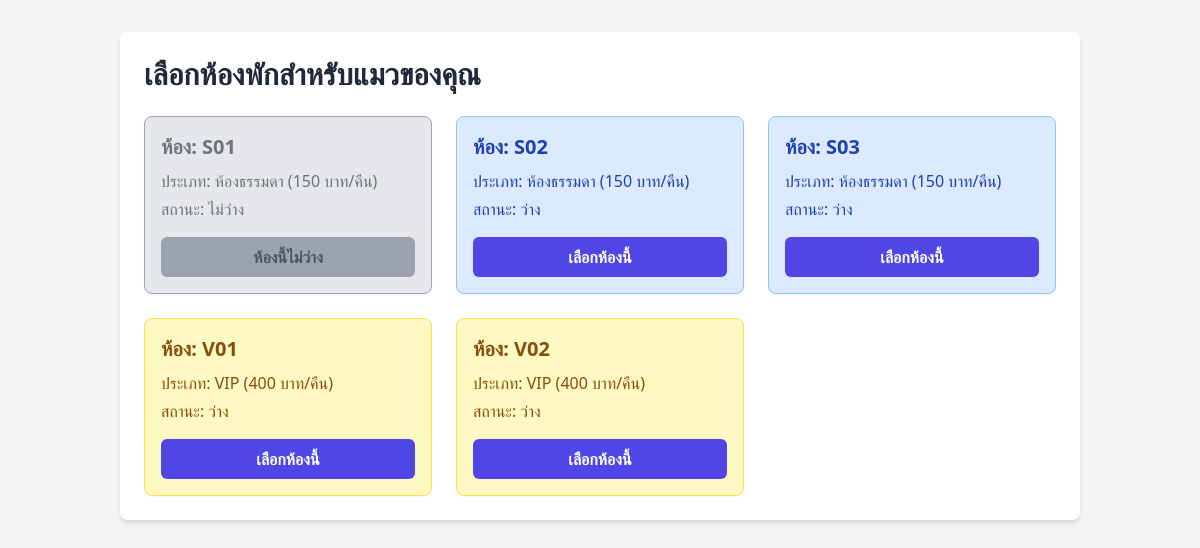
Before: /room_selection.php (signed in) with the older database file.
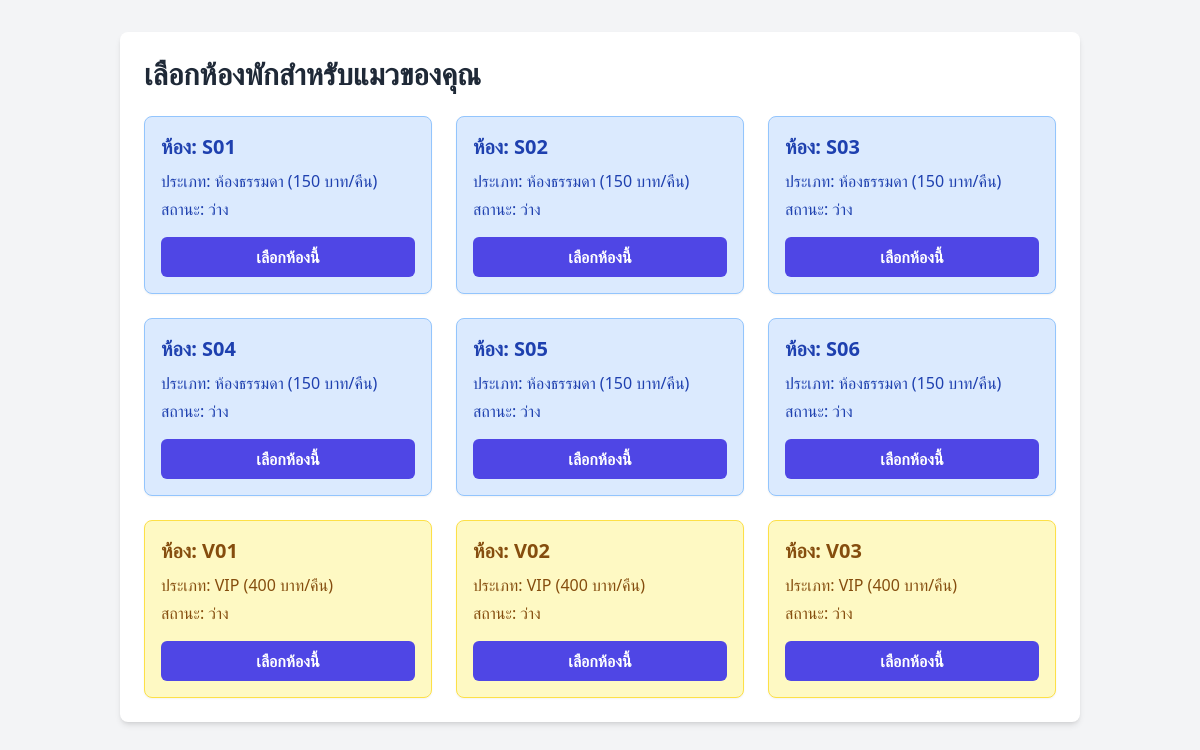
After: the same page with the newer database file.
### tables this page shows
CREATE TABLE `rooms` (
  `id` int(11) NOT NULL,
  `room_number` varchar(50) NOT NULL,
  `room_type` enum('standard','vip') NOT NULL,
  `status` enum('available','occupied','maintenance') NOT NULL DEFAULT 'available'
);

### room_selection.php (the view, shortened to what this page needs)
<?php
include 'db_connect.php';
$stmt = $conn->prepare("SELECT id, room_number, room_type, status FROM rooms ORDER BY room_type, room_number");
$stmt->execute();
$rooms = $stmt->get_result()->fetch_all(MYSQLI_ASSOC);
?>
<!DOCTYPE html>
<html lang="th">
<head>
    <script src="https://cdn.tailwindcss.com"></script>
</head>
<body class="bg-gray-100 font-sans">
    <div class="container mx-auto p-8">
        <div class="bg-white p-6 rounded-lg shadow-md">
            <h2 class="text-3xl font-bold mb-6 text-gray-800">เลือกห้องพักสำหรับแมวของคุณ</h2>
            <div class="grid grid-cols-1 md:grid-cols-2 lg:grid-cols-3 gap-6">
                <?php foreach ($rooms as $room): ?>
                    <div class="p-4 rounded-lg shadow-sm border
                        <?php
                            if ($room['status'] == 'occupied') {
                                echo 'bg-gray-200 border-gray-400 text-gray-500';
                            } elseif ($room['room_type'] == 'vip') {
                                echo 'bg-yellow-100 border-yellow-300 text-yellow-800';
                            } else {
                                echo 'bg-blue-100 border-blue-300 text-blue-800';
                            }
                        ?>
                    ">
                        <h3 class="text-xl font-semibold">ห้อง: <?php echo htmlspecialchars($room['room_number']); ?></h3>
                        <p class="mt-2">
                            ประเภท: <span class="font-medium"><?php echo htmlspecialchars($room['room_type'] == 'standard' ? 'ห้องธรรมดา (150 บาท/คืน)' : 'VIP (400 บาท/คืน)'); ?></span>
                        </p>
                        <p class="mt-1">
                            สถานะ: <span class="font-medium">
                                <?php
                                    if ($room['status'] == 'occupied') {
                                        echo 'ไม่ว่าง';
                                    } else {
                                        echo 'ว่าง';
                                    }
                                ?>
                            </span>
                        </p>
                        <div class="mt-4">
                            <?php if ($room['status'] == 'available'): ?>
                                <a href="user_reservations.php?room_id=<?php echo $room['id']; ?>" class="block w-full text-center bg-indigo-600 hover:bg-indigo-700 text-white font-bold py-2 px-4 rounded-md transition-colors duration-200">
                                    เลือกห้องนี้
                                </a>
                            <?php else: ?>
                                <button class="block w-full text-center bg-gray-400 text-gray-600 font-bold py-2 px-4 rounded-md cursor-not-allowed" disabled>
                                    ห้องนี้ไม่ว่าง
                                </button>
                            <?php endif; ?>
                        </div>
                    </div>
                <?php endforeach; ?>
            </div>
        </div>
    </div>
</body>
</html>

Changed rows visible on the page:
changed rooms (number 1 of 9 on the later page): status "ไม่ว่าง ห้องนี้ไม่ว่าง" → "ว่าง เลือกห้องนี้"
added rooms: room_number "S04", room_type "ห้องธรรมดา (150 บาท/คืน)", status "ว่าง"
added rooms: room_number "S05", room_type "ห้องธรรมดา (150 บาท/คืน)", status "ว่าง"
added rooms: room_number "S06", room_type "ห้องธรรมดา (150 บาท/คืน)", status "ว่าง"
added rooms: room_number "V03", room_type "VIP (400 บาท/คืน)", status "ว่าง"
